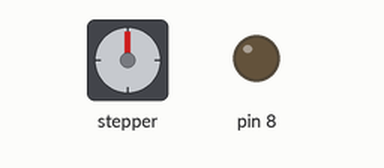
Recording of a sketch running on a simulated Arduino Uno, built with avr-gcc and run on an emulated ATmega328P. Parts: stepper motor, output pins drawn as LEDs (lit = HIGH). Stepper angles assume 200 steps per turn.

Above: at 0.18 s.
At 9.93 s:
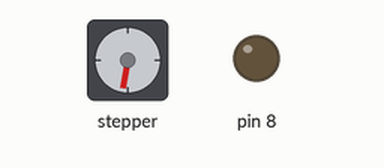
At 19.67 s:
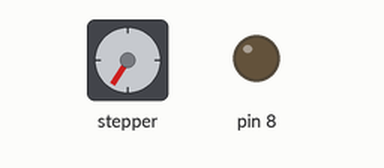
At 39.24 s:
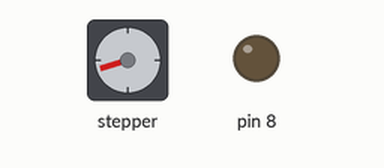
Timing chart, 0 to 40.0 s (numbered marks = the images above):
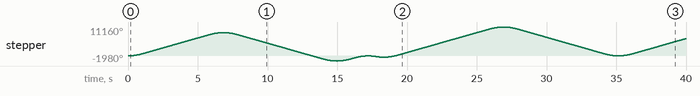

Measured:
- by itself, stepper: turns 9000° clockwise in 6.8 s, then 10980° counter-clockwise in 8.1 s, then 1980° clockwise in 2.2 s, then 540° counter-clockwise in 1.1 s, and so on

The sketch:

MotorPasso4.ino
```cpp
// (licence header left out)
#include <AccelStepper.h>

// Define a stepper and the pins it will use
AccelStepper stepper(2, 2, 3);

void setup()
{
    pinMode(8, OUTPUT);
    digitalWrite(8, LOW);
    stepper.setMaxSpeed(1000.0);
    stepper.setAcceleration(1000.0);

}

void loop()
{
    stepper.runToNewPosition(0);
    stepper.runToNewPosition(5000);
    stepper.runToNewPosition(-1100);
    stepper.runToNewPosition(0);
    stepper.runToNewPosition(-300);
    stepper.runToNewPosition(6200);
}
```
